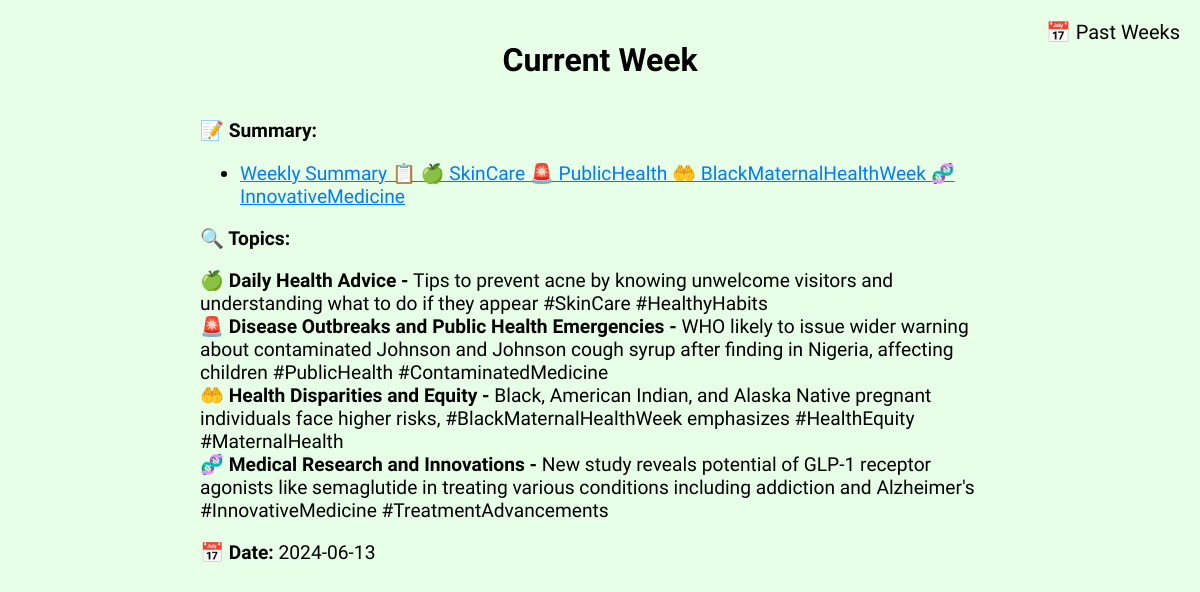
Before: / with the older database file.
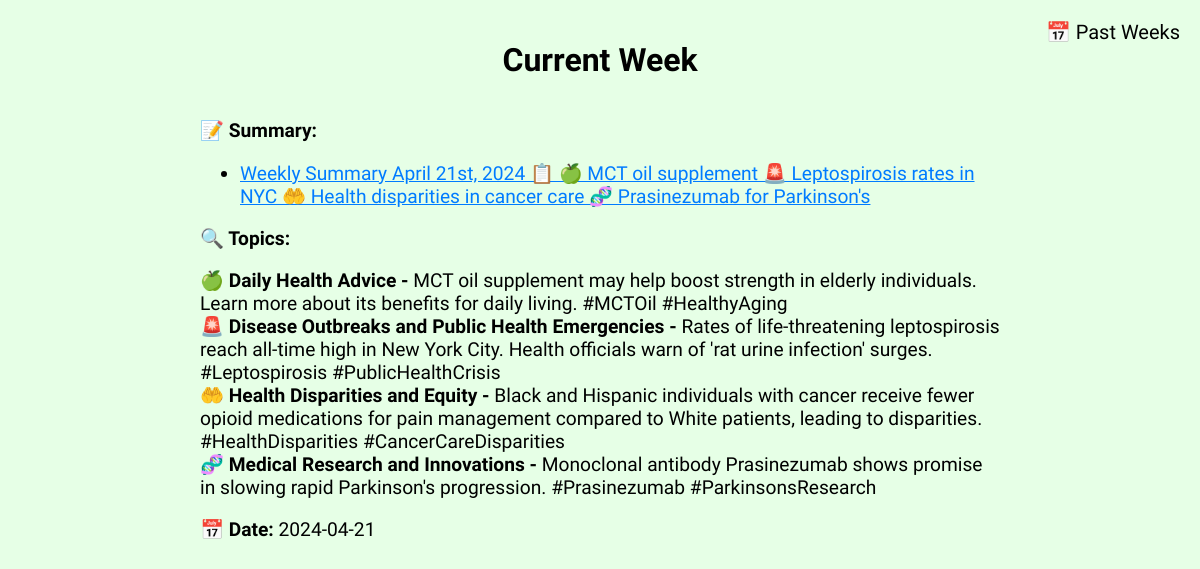
After: the same page with the newer database file.
### app.py (models this page shows)
class Tweet(db.Model):
    id = db.Column(db.Integer, primary_key=True)
    summary = db.Column(
        db.String(280), nullable=False
    )  # Assuming a max of 280 characters for tweet summary
    topic1 = db.Column(db.String(280))
    topic2 = db.Column(db.String(280))
    topic3 = db.Column(db.String(280))
    topic4 = db.Column(db.String(280))
    date = db.Column(db.Date, default=date.today)
    link = db.Column(db.String(200))  # Adjust the max length as needed for your URLs
    def __repr__(self):
        return f"<Tweet {self.id}>"

### app.py (the view)
@app.route("/")
def index():
    most_recent_tweet = Tweet.query.order_by(Tweet.date.desc()).first()
    print(most_recent_tweet)
    return render_template("./index.html", most_recent_tweet=most_recent_tweet)

### templates/index.html (shortened to what this page needs)
<!DOCTYPE html>
<html lang="en">
  <head>
  </head>
  <body>
    <div class="container">
      <a href="/past_tweets" class="past-weeks-link">📅 Past Weeks</a>
      <h1>Current Week</h1>
      {% if most_recent_tweet %}
      <div class="tweet-summary">
        <p><strong>📝 Summary:</strong></p>
        <ul>
          <li>
            <a
              class="summary-link"
              href="{{ most_recent_tweet.link }}"
              target="_blank"
              >{{ most_recent_tweet.summary }}</a
            >
          </li>
        </ul>
        <p><strong>🔍 Topics:</strong></p>
        <div class="tweet-details">
          <div class="topic-item">
            <strong>🍏 Daily Health Advice -</strong> {{
            most_recent_tweet.topic1 }}
          </div>
          <div class="topic-item">
            <strong
              >🚨 Disease Outbreaks and Public Health Emergencies -</strong
            >
            {{ most_recent_tweet.topic2 }}
          </div>
          <div class="topic-item">
            <strong>🤲 Health Disparities and Equity -</strong> {{
            most_recent_tweet.topic3 }}
          </div>
          <div class="topic-item">
            <strong>🧬 Medical Research and Innovations -</strong> {{
            most_recent_tweet.topic4 }}
          </div>
        </div>
        <p><strong>📅 Date:</strong> {{ most_recent_tweet.date }}</p>
      </div>
      {% else %}
      <p>No tweets available.</p>
      {% endif %}
    </div>
  </body>
</html>

### templates/index.html (style rules this page uses)
body { background-color: #e6ffe6; color: #000; font-family: "Comic Neue", cursive; margin: 0; padding: 20px; }
.container { max-width: 800px; margin: auto; text-align: center; }
h1 { margin-bottom: 20px; }
.tweet-summary { margin-top: 40px; font-size: 1.2em; text-align: left; }
.past-weeks-link { position: absolute; top: 20px; right: 20px; color: inherit; text-decoration: inherit; font-size: 20px; }
.summary-link { text-decoration: underline; color: #007bff; cursor: pointer; }
.topic-item { text-align: left; }

Changed rows visible on the page:
removed Tweet: summary "Weekly Summary 📋 🍏 SkinCare 🚨 PublicHealth 🤲 BlackMaternalHealthWeek 🧬 InnovativeMedicine", topic1 "Tips to prevent acne by knowing unwelcome visitors and understanding what to do if they appear #SkinCare #HealthyHabits", topic2 "WHO likely to issue wider warning about contaminated Johnson and Johnson cough syrup after finding in Nigeria, affecting children #PublicHealth #ContaminatedMedicine", topic3 "Black, American Indian, and Alaska Native pregnant individuals face higher risks, #BlackMaternalHealthWeek emphasizes #HealthEquity #MaternalHealth", topic4 "New study reveals potential of GLP-1 receptor agonists like semaglutide in treating various conditions including addiction and Alzheimer's #InnovativeMedicine #TreatmentAdvancements", date "2024-06-13"
added Tweet: summary "Weekly Summary April 21st, 2024 📋 🍏 MCT oil supplement 🚨 Leptospirosis rates in NYC 🤲 Health disparities in cancer care 🧬 Prasinezumab for Parkinson's", topic1 "MCT oil supplement may help boost strength in elderly individuals. Learn more about its benefits for daily living. #MCTOil #HealthyAging", topic2 "Rates of life-threatening leptospirosis reach all-time high in New York City. Health officials warn of 'rat urine infection' surges. #Leptospirosis #PublicHealthCrisis", topic3 "Black and Hispanic individuals with cancer receive fewer opioid medications for pain management compared to White patients, leading to disparities. #HealthDisparities #CancerCareDisparities", topic4 "Monoclonal antibody Prasinezumab shows promise in slowing rapid Parkinson's progression. #Prasinezumab #ParkinsonsResearch", date "2024-04-21"
